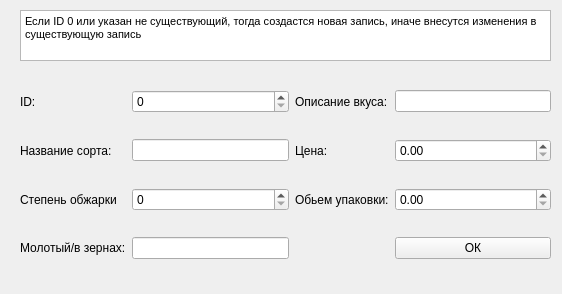
<?xml version="1.0" encoding="UTF-8"?>
<ui version="4.0">
 <class>Form</class>
 <widget class="QWidget" name="Form">
  <property name="geometry">
   <rect>
    <x>0</x>
    <y>0</y>
    <width>562</width>
    <height>294</height>
   </rect>
  </property>
  <property name="windowTitle">
   <string>Form</string>
  </property>
  <widget class="QTextBrowser" name="textBrowser">
   <property name="geometry">
    <rect>
     <x>20</x>
     <y>10</y>
     <width>531</width>
     <height>51</height>
    </rect>
   </property>
   <property name="html">
    <string>&lt;!DOCTYPE HTML PUBLIC &quot;-//W3C//DTD HTML 4.0//EN&quot; &quot;http://www.w3.org/TR/REC-html40/strict.dtd&quot;&gt;
&lt;html&gt;&lt;head&gt;&lt;meta name=&quot;qrichtext&quot; content=&quot;1&quot; /&gt;&lt;style type=&quot;text/css&quot;&gt;
p, li { white-space: pre-wrap; }
&lt;/style&gt;&lt;/head&gt;&lt;body style=&quot; font-family:'MS Shell Dlg 2'; font-size:8.25pt; font-weight:400; font-style:normal;&quot;&gt;
&lt;p style=&quot; margin-top:0px; margin-bottom:0px; margin-left:0px; margin-right:0px; -qt-block-indent:0; text-indent:0px;&quot;&gt;Если ID 0 или указан не существующий, тогда создастся новая запись, иначе внесутся изменения в существующую запись &lt;/p&gt;&lt;/body&gt;&lt;/html&gt;</string>
   </property>
  </widget>
  <widget class="QWidget" name="gridLayoutWidget">
   <property name="geometry">
    <rect>
     <x>20</x>
     <y>70</y>
     <width>531</width>
     <height>211</height>
    </rect>
   </property>
   <layout class="QGridLayout" name="gridLayout">
    <item row="3" column="0">
     <widget class="QLabel" name="label_6">
      <property name="text">
       <string>Молотый/в зернах:</string>
      </property>
     </widget>
    </item>
    <item row="1" column="2">
     <widget class="QLabel" name="label_4">
      <property name="text">
       <string>Цена:</string>
      </property>
     </widget>
    </item>
    <item row="2" column="0">
     <widget class="QLabel" name="label_5">
      <property name="text">
       <string>Степень обжарки</string>
      </property>
     </widget>
    </item>
    <item row="1" column="0">
     <widget class="QLabel" name="label_3">
      <property name="text">
       <string>Название сорта:</string>
      </property>
     </widget>
    </item>
    <item row="2" column="2">
     <widget class="QLabel" name="label_7">
      <property name="text">
       <string>Обьем упаковки:</string>
      </property>
     </widget>
    </item>
    <item row="0" column="0">
     <widget class="QLabel" name="label_2">
      <property name="text">
       <string>ID:</string>
      </property>
     </widget>
    </item>
    <item row="0" column="2">
     <widget class="QLabel" name="label">
      <property name="text">
       <string>Описание вкуса:</string>
      </property>
     </widget>
    </item>
    <item row="0" column="3">
     <widget class="QLineEdit" name="description"/>
    </item>
    <item row="1" column="1">
     <widget class="QLineEdit" name="sort"/>
    </item>
    <item row="3" column="1">
     <widget class="QLineEdit" name="type"/>
    </item>
    <item row="3" column="3">
     <widget class="QPushButton" name="pb">
      <property name="text">
       <string>ОК</string>
      </property>
     </widget>
    </item>
    <item row="2" column="1">
     <widget class="QSpinBox" name="step"/>
    </item>
    <item row="0" column="1">
     <widget class="QSpinBox" name="id">
      <property name="maximum">
       <number>100000000</number>
      </property>
     </widget>
    </item>
    <item row="1" column="3">
     <widget class="QDoubleSpinBox" name="price">
      <property name="maximum">
       <double>99999999.989999994635582</double>
      </property>
     </widget>
    </item>
    <item row="2" column="3">
     <widget class="QDoubleSpinBox" name="volume">
      <property name="maximum">
       <double>99999.990000000005239</double>
      </property>
     </widget>
    </item>
   </layout>
  </widget>
 </widget>
 <resources/>
 <connections/>
</ui>
